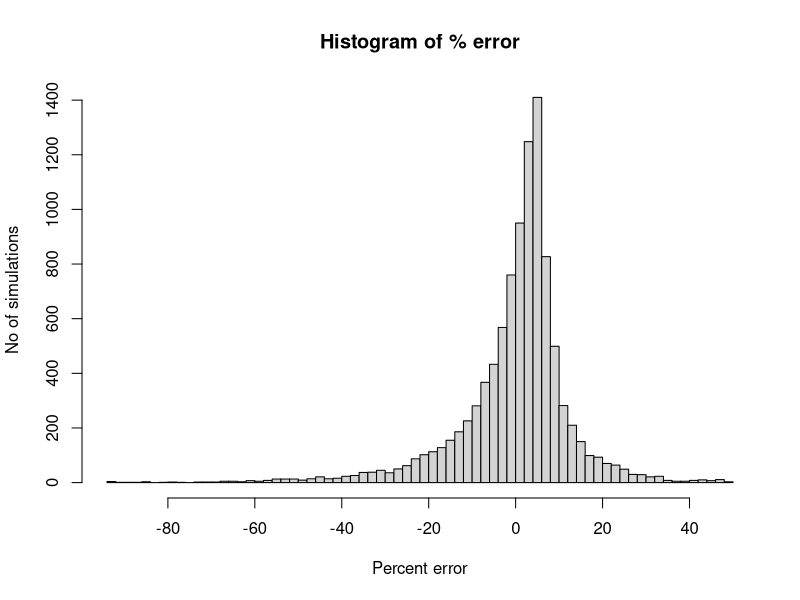
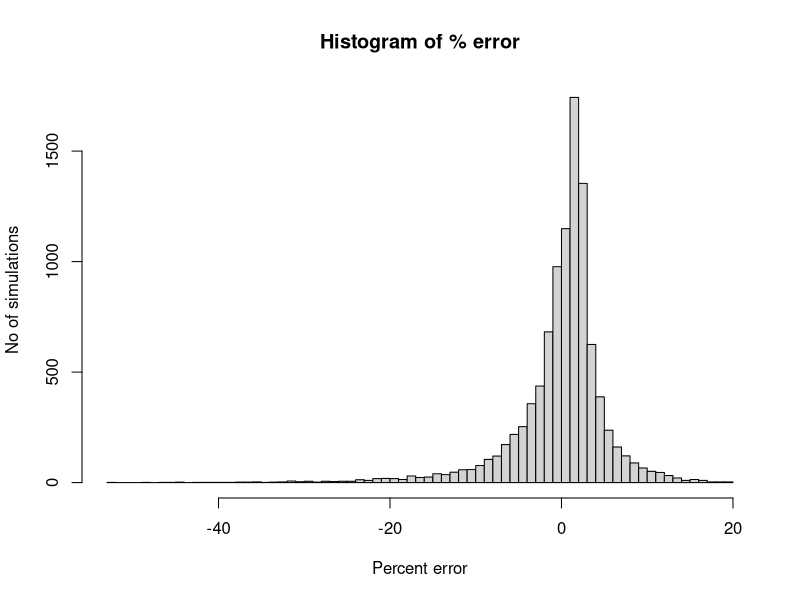
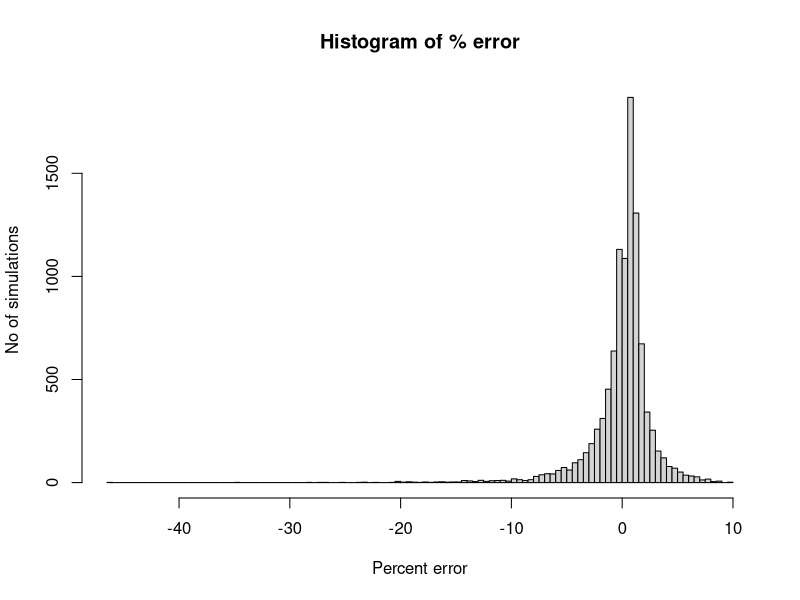
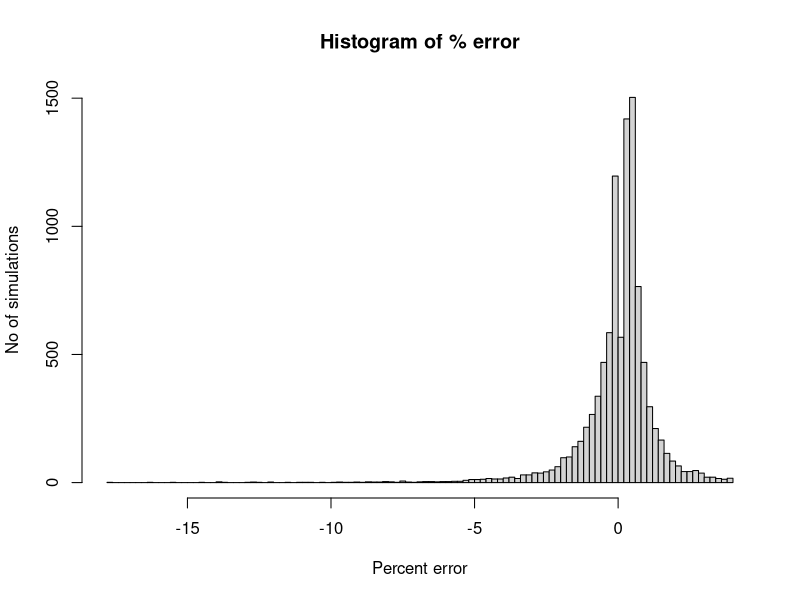

These charts were generated, in order, by the following R code:
## ---- chunk 1

rm(list=ls())
startTime<-proc.time()
library(knitr)
options(width=120)
opts_chunk$set(comment = "", warning = FALSE, message = FALSE,
               echo = TRUE, tidy = FALSE, size="tiny",  cache=FALSE,
               progress=TRUE,
               cache.path = 'program_Cache/',
               fig.path='figure/')

knitr::knit_hooks$set(inline = function(x) {
  knitr:::format_sci(x, 'md')
})

## ---- chunk 2

p2 <- function(x) {formatC(x, format="f", digits=4)}

## ---- chunk 3


runSim <- function(nSim=1000,  sample.size.perc=10/100 ) {
  
  #set up an array to store parameter estimates
  estArray <- array(0, dim=c(nSim,3))
  
  for (i in 1:nSim) {
    
    N <- sample(100:1000,1)  # select a population size
    
    n <- round(sample.size.perc*N,0) # the sample size
    
    sample2 <- sample(N, n) # select a sample from the population
    
    est <- (n+1)/n*max(sample2) - 1 # apply formula
    
    est <-  round(est ,0) # estimate of pop size
    
    estArray[i,1] <- (est - N)/ N *100  # percentage error is captured
    estArray[i,2] <- N
    estArray[i,3] <- sample.size.perc
    
  }
  
  list(estArray=estArray )
  
}

## ---- chunk 4


  x<- runSim(nSim=10000,  sample.size.perc=2/100) # run simulation
  apply(x$estArray, 2, mean, na.rm=TRUE)[1]       # mean % error
  quantile( x$estArray[,1] , prob=c(0.025, 0.5, 0.975))  # median and 95% confidence intervals for % error
  hist(x$estArray[,1], breaks=100, main="Histogram of % error" , xlab="Percent error", ylab="No of simulations")     
  
## ---- chunk 5

  x<- runSim(nSim=10000,  sample.size.perc=5/100) # run simulation
  apply(x$estArray, 2, mean, na.rm=TRUE)[1]       # mean % error
  quantile( x$estArray[,1] , prob=c(0.025, 0.5, 0.975))  # median and 95% confidence intervals for % error
  hist(x$estArray[,1], breaks=100, main="Histogram of % error" , xlab="Percent error", ylab="No of simulations")               

## ---- chunk 6

  x<- runSim(nSim=10000,  sample.size.perc=10/100) # run simulation
  apply(x$estArray, 2, mean, na.rm=TRUE)[1]       # mean % error
  quantile( x$estArray[,1] , prob=c(0.025, 0.5, 0.975))  # median and 95% confidence intervals for % error
    hist(x$estArray[,1], breaks=100, main="Histogram of % error" , xlab="Percent error", ylab="No of simulations")     
    
## ---- chunk 7

  x<- runSim(nSim=10000,  sample.size.perc=20/100) # run simulation
  apply(x$estArray, 2, mean, na.rm=TRUE)[1]       # mean % error
  quantile( x$estArray[,1] , prob=c(0.025, 0.5, 0.975))  # median and 95% confidence intervals for % error
  hist(x$estArray[,1], breaks=100, main="Histogram of % error" , xlab="Percent error", ylab="No of simulations")              


## ---- chunk 8

sessionInfo()

## ---- chunk 9

stopTime<-proc.time()
